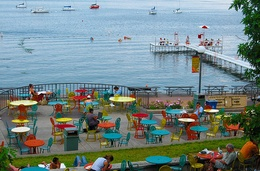
%> input picture HW3/ExtraCredit/union-terrace.jpg, 260 x 171 px, shrunk from 500 x 328 before the run
$ octave main.m   (GNU Octave 9; MATLAB toolbox functions it lacks are replaced by stand-ins)
%> lines starting %> are read from the running program, lines starting %| are printed output that depends on the picture
### HW3/ExtraCredit/imenergy.m
function E = imenergy( I )
%Compute the energy function
%computes the energy image E from an RGB image I

J = rgb2gray(im2double(I));
Gmag = imgradient(J);
E=Gmag;

end

### HW3/ExtraCredit/horizontal_seam.m
function  S = horizontal_seam(I,count)
%Compute the optimal horizontal seam
% takes an image and finds the (one) optimal horizontal seam
[row, col] = size(I);
S = zeros(1,col);
cost = I;
for c = 2:col
    for r = 1:row
        cost(r,c) = cost(r,c-1)+cost(r,c);
    end
end

lastCol = cost(:,col);
sortLastCol = sort(lastCol);
currMin = sortLastCol(mod((count*4),row));
minIndex = find(lastCol==min(currMin));
minIndex = minIndex(1);
S(col) = minIndex;
for i = col-1:-1:1
    S(i)=minIndex;
end

end

### HW3/ExtraCredit/expand_horizontal_seam.m
function  J = expand_horizontal_seam(I, S)
%Expand 1 horizontal seam
[row, col, level] = size(I);
J = zeros(row+1, col, level);

for c = 1:col
    for r = 1:S(c)
        J(r,c,:) = I(r,c,:);
    end
    if S(c)==row
        J(S(c)+1,c,:) = I(row,c,:);
    else
        J(S(c)+1,c,:) = (I(S(c),c,:)/2+I(S(c)+1,c,:)/2);
    end
    for r = S(c)+2:row+1
        J(r,c,:) = I(r-1,c,:);
    end
end

end

### HW3/ExtraCredit/expand.m
function  J = expand(I, num_rows_expanded, num_cols_expanded)
%Resize
count = 1;
if num_rows_expanded > 0
    for h = 1:num_rows_expanded
        E = imenergy( I );
        S = horizontal_seam(E, count);
        I = uint8(expand_horizontal_seam(I, S));
        count = count+1;
    end
end
count = 1;
if num_cols_expanded > 0
    I = permute(I, [2 1 3]);
    for v = 1:num_cols_expanded
        E = imenergy( I );
        S = horizontal_seam(E, count);
        I = uint8(expand_horizontal_seam(I, S));
        count = count+1;
    end
    I = permute(I, [2 1 3]);
end

J=I;

end

### HW3/ExtraCredit/main.m
clear

I = imread('union-terrace.jpg');
%> I is the input picture: size 171x260x3 uint8; mean R, G, B 114.8, 132.4, 131.6

%-----Experiments 1-----
a = expand(I, 50, 0);
%> the loop in expand, `for h = 1:num_rows_expanded` made 50 passes
%> (currMin in horizontal_seam, minIndex in horizontal_seam) on passes 1 to 12: (38.82, 22), (40.59, 17), (42.81, 33), (48.68, 27), (51.7, 29), (53.83, 33), (57.82, 3), (63.21, 41), (66, 43), (67.11, 14), (69.57, 6), (71.75, 16)
%> pass 1, in imenergy, `Gmag = imgradient(J);`:
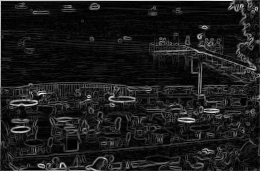
%> Gmag: size 171x260 double; min 3.51e-16, max 3.81, mean 0.423; drawn with min black and max white
%> pass 2, in imenergy (call 2), `J = rgb2gray(im2double(I));`:
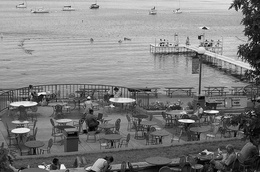
%> J: size 172x260 double; min 0.00224, max 0.997, mean 0.499
%> after the loop in expand, `for h = 1:num_rows_expanded`:
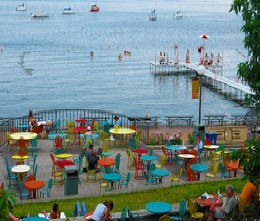
%> I: size 221x260x3 uint8; mean R, G, B 116.2, 134.1, 133.7
%> after the loop in expand, `for h = 1:num_rows_expanded`: count = 51
b = expand(I, 0, 50);
%> call 2 of expand, with num_rows_expanded = 0, num_cols_expanded = 50
%> in expand (call 2), `I = permute(I, [2 1 3]);`:
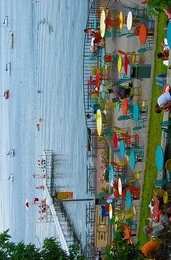
%> I: size 260x171x3 uint8; mean R, G, B 114.8, 132.4, 131.6; mean of the top-left, top-right, bottom-left and bottom-right quarters 177.2, 93.8, 156.6, 78.4
%> (the run ends here)
